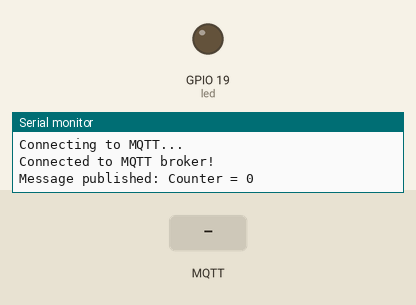
Bench run of a sketch on a simulated ESP32. Parts: output pins drawn as LEDs (lit = HIGH), the last lines printed to the serial monitor. Inputs (shaded band) come from the test bench. WiFi joins after 1.5 s; servers stay silent unless stated; no MQTT or app messages arrive unless stated.

Above: at 3.2 s.
3.3 s: MQTT message "on" arrives on the first subscribed topic
At 4.1 s:
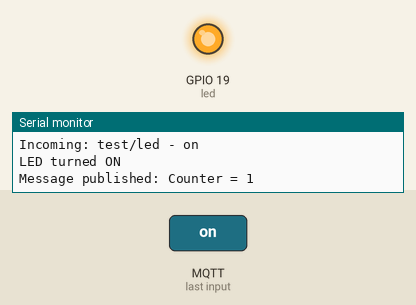
4.8 s: MQTT message "off" arrives on the first subscribed topic
At 5.1 s:
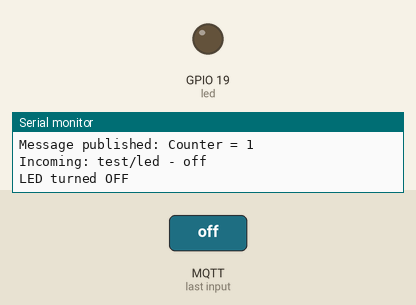
Timing chart, 0 to 7.8 s (numbered marks = the images above; inputs shaded):
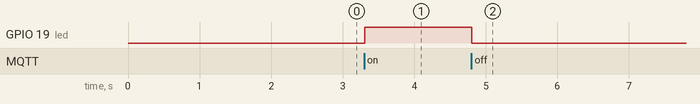

The sketch:

lab4.1ver2.ino
```cpp
#include <WiFi.h>
#include <MQTT.h>

// WiFi credentials
const char ssid[] = "ixvia";
const char pass[] = "12345678";

// MQTT broker details
const char mqtt_broker[] = "test.mosquitto.org";
const char mqtt_topic[] = "test/led";
const char mqtt_client_id[] = "arduino_group_1.32"; // must be a unique value
const int MQTT_PORT = 1883;

// Pin definition for LED
#define led 19

// Global variables
WiFiClient net;
MQTTClient client;
unsigned long lastMillis = 0;
int counter = 0;

void connect() {
  Serial.print("Checking WiFi...");
  while (WiFi.status() != WL_CONNECTED) {
    Serial.print(".");
    delay(1000);
  }

  Serial.println("\nWiFi connected!");
  Serial.print("Connecting to MQTT...");

  while (!client.connect(mqtt_client_id)) {
    Serial.print(".");
    delay(1000);
  }

  Serial.println("\nConnected to MQTT broker!");

  client.subscribe(mqtt_topic);
}

// MQTT message callback
void messageReceived(String &topic, String &payload) {
  Serial.println("Incoming: " + topic + " - " + payload);

  // Handle the LED control based on the received payload
  if (payload == "on") {
    digitalWrite(led, HIGH);
    Serial.println("LED turned ON");
  } else if (payload == "off") {
    digitalWrite(led, LOW);
    Serial.println("LED turned OFF");
  }
}

void setup() {
  Serial.begin(9600);

  // Initialize LED pin
  pinMode(led, OUTPUT);
  digitalWrite(led, LOW); // Ensure LED is off at start

  // Connect to WiFi
  WiFi.begin(ssid, pass);

  // Set up MQTT client
  client.begin(mqtt_broker, MQTT_PORT, net);
  client.onMessage(messageReceived);

  connect();
}

void loop() {
  client.loop();
  delay(10);  // Helps WiFi stability

  // Reconnect to MQTT if disconnected
  if (!client.connected()) {
    connect();
  }

  // Publish a message roughly every 2 seconds
  if (millis() - lastMillis > 2000) {
    lastMillis = millis();
    client.publish(mqtt_topic, "Counter = " + String(counter++));
    Serial.println("Message published: Counter = " + String(counter - 1));
  }
}
```

Measured:
- after the input at 3.3 s, GPIO 19 (led): LOW → HIGH at once
- after the input at 4.8 s, GPIO 19 (led): HIGH → LOW at once
